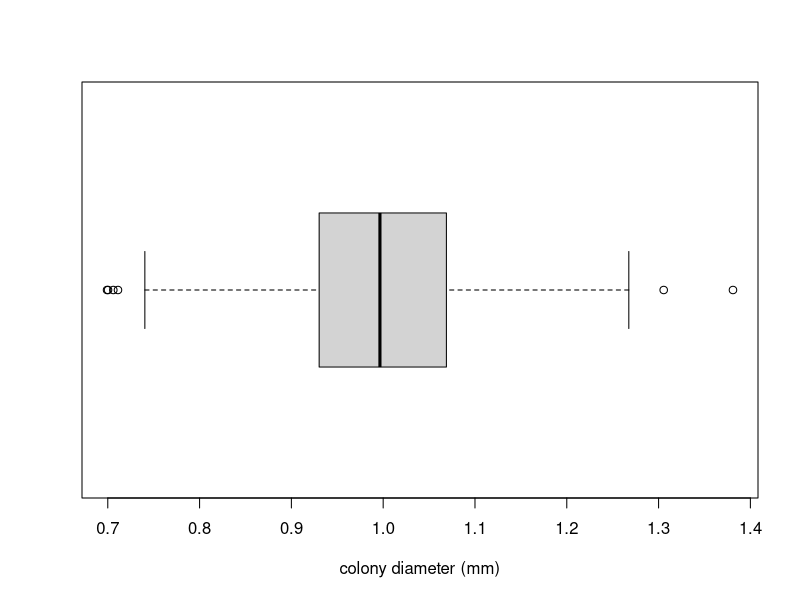
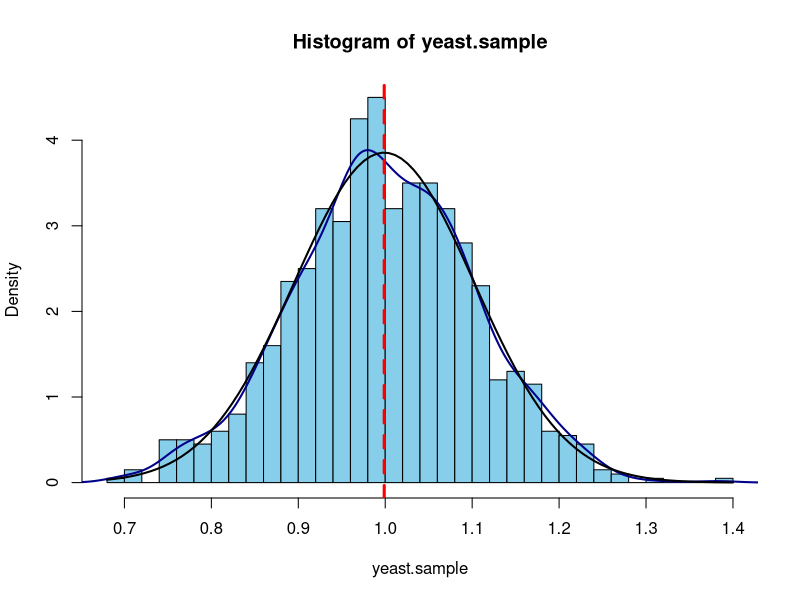
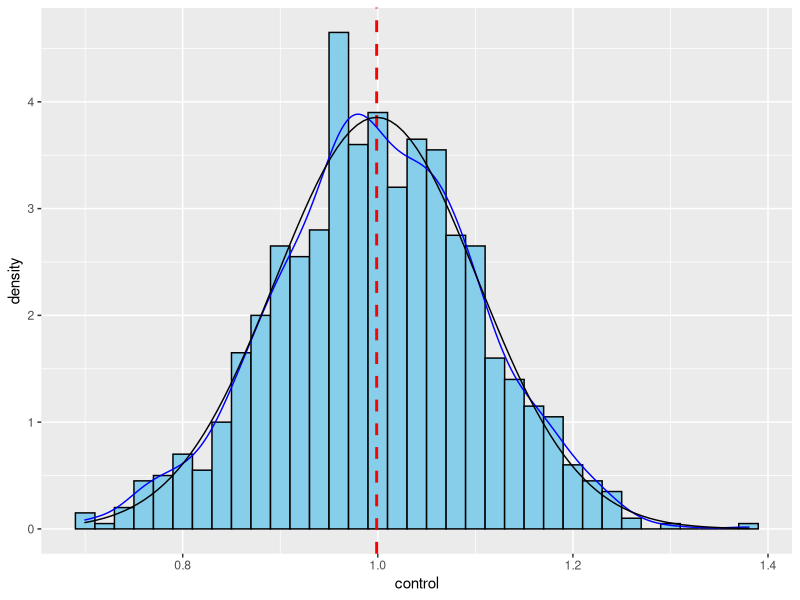
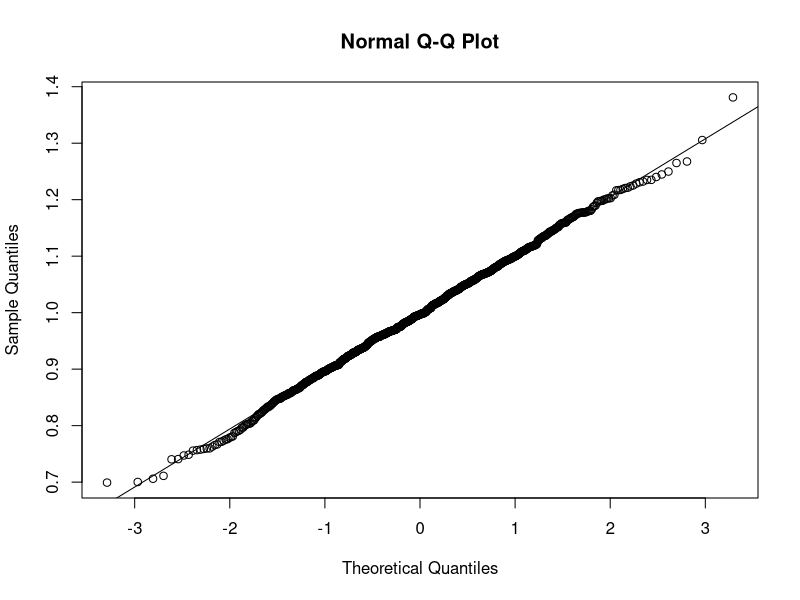

Source code (R) for these figures, in order:
## ---- chunk 1
knitr::opts_chunk$set(echo = TRUE, error = TRUE)
library(ggplot2)
library(gmodels)
# remove "error = TRUE" to make knitr halt on errors
# (do this when you are ready to check if your code will knit without errors)
## ---- chunk 2
set.seed(1)
n=1000
yeast.sample = rnorm(n, 1, 0.1)
y.mean = mean(yeast.sample)
y.sd = sd(yeast.sample)
c(y.mean,y.sd)
summary(yeast.sample)
boxplot(yeast.sample, horizontal = TRUE, xlab = "colony diameter (mm)")
## ---- chunk 3
# by hand
SEM = y.sd/sqrt(n)
SEM
Q = qnorm(0.975)
c(y.mean - Q*SEM, y.mean + Q*SEM)

# using gmodels package
ci(yeast.sample)


# SEM is the sample estimator for the population mean and is SD/sqrt(sample size)
# 95%CI is an interval within which we expect the true mean of the population to fall 95% of the time. 
# It is the the sample mean +/- Q*SEM, where Q = the 97.5th quantile of the data (z_{1-alpha/2}, alpha = 0.05)
## ---- chunk 4
# histograms

# base R
hist(yeast.sample, prob=TRUE, col="skyblue", breaks=40)
lines(density(yeast.sample), col="darkblue", lwd=2)
curve(dnorm(x, mean=y.mean, sd=y.sd), 
      lwd=2, add=TRUE, yaxt="n")
abline(v=y.mean, col="red", lwd=3, lty=2)

# ggplot
yeast.sample.df = data.frame(control = yeast.sample)

ggplot(yeast.sample.df, aes(x=control)) +
  geom_histogram(aes(y = ..density..), 
                 color = "black", fill = "skyblue", binwidth=0.02) +
  geom_vline(xintercept = y.mean, linetype="dashed",
             color = "red", size=1) +
geom_line(aes(y = ..density..), 
            stat = 'density', col="blue") +
  stat_function(fun = dnorm,
                args = list(mean = y.mean,
                            sd = y.sd),
                col = "black")

# qqplot
qqnorm(yeast.sample)
qqline(yeast.sample)
## ---- chunk 5
pnorm(1.07, mean= y.mean, sd = y.sd) - pnorm(0.93, mean= y.mean, sd = y.sd)
## ---- chunk 6
pnorm(y.mean - y.sd, y.mean, y.sd) + pnorm(y.mean + y.sd, y.mean, y.sd, lower.tail=FALSE)
## ---- chunk 7
c(qnorm(0.1,y.mean,y.sd),qnorm(0.9,y.mean,y.sd))
## ---- chunk 8
# your answer here

# probabilities
p.hpv = 0.18
p.chl = 0.02
p.hpv.chl = 0.03

p.hpv.tot = p.hpv + p.hpv.chl
p.chl.tot = p.chl + p.hpv.chl
p.hpv.tot
p.chl.tot
## ---- chunk 9
# your answer here

# conditional probability
# P(Ch | HPV) = P(Ch AND HPV) / P(HPV)

p.chl.given.hpv = p.hpv.chl / p.hpv.tot
p.chl.given.hpv
## ---- chunk 10
# your answer here

# conditional probability
# P(HPV | Ch) = P(Ch AND HPV) / P(Ch)

p.hpv.given.chl = p.hpv.chl / p.chl.tot
p.hpv.given.chl
## ---- chunk 11
# your answer here

# P(HPV OR Chlamydia) = P(HPV) + P(Chlamydia) - P(HPV AND Chlamydia)
p.hpv.tot + p.chl.tot - p.hpv.chl

# this is the same as adding up the original numbers
p.hpv + p.chl + p.hpv.chl
## ---- chunk 12
# your answer here

# Independence: P(HPV AND Chlamydia) = P(HPV) * P(Chlamydia)
indep.test = p.hpv.tot * p.chl.tot
indep.test
indep.test == p.hpv.chl

# No - the joint probability is not the product of the individual probabilities.
## ---- chunk 13
# Allele frequencies
A1 = 0.82
A2 = 0.06
A3 = 0.05
A4 = 0.04
A5 = 0.03

# Probability of either A2 or A5 = ?

# P(A2 OR A5) = P(A2) + P(A5)
A2 + A5
## ---- chunk 14
# P(A3 AND A3) = P(A3)*P(A3)
A3*A3
## ---- chunk 15
# P(not (A3 AND A3)) = 1 - P(A3 AND A3)
1 - A3^2
## ---- chunk 16
# P(A1 AND A4) = 2 * P(A1)*P(A4)  # since can inherit A1,A4 or A4,A1
2*A1*A4
## ---- chunk 17
# P(A1,A1) = P(A1)*P(A1)          # prob of carrying two A1 alleles
# P(! (A1,A1)) = 1 - P(A1)*P(A1)  # prob of NOT having two A1 alleles

# P(2 individuals are NOT A1,A1) = (1 - P(A1)*P(A1)) * (1 - P(A1)*P(A1))
(1-A1*A1)^2
## ---- chunk 18
# P(A3 or A4) = P(A3) + P(A4)        # prob of an allele being A3 or A4
# P(! (A3 or A4)) = 1 - P(A3 or A4)  # prob of an allele not being A3 or A4

# P(neither of 2 alleles is A3 or A4) = [ 1 - P(A3 or A4) ]^2
# P(3 people have no A3 or A4 alleles) = [ [ 1 - P(A3 or A4) ]^2 ]^3
p3or4 = A3 + A4
pNOT3or4 = 1 - p3or4
pNOT3or4^6 # 3 invididuals * 2 alleles each

## ---- chunk 19
Pr=list()
Pr$a=0.95
Pr$A=0.05

Pr$aa = Pr$a * Pr$a
Pr$aa
## ---- chunk 20
Pr$aa_aa = Pr$aa * Pr$aa
Pr$aa_aa
## ---- chunk 21
# first calculate probability that one individual is heterozygous
# Aa (mother A, father a) and aA (mother a, father A) are the same, so multiply by 2
Pr$Aa = Pr$A * Pr$a + Pr$a * Pr$A
Pr$Aa

# probability that both parents are heterozygous
Pr$Aa_Aa = Pr$Aa * Pr$Aa
Pr$Aa_Aa        
## ---- chunk 22
# conditional probability that Aa x Aa -> Aa
Pr$Caa.FAa_MAa = 0.25
Pr$Caa.FAa_MAa
## ---- chunk 23
# probabilities of each allele combination in the parents
Pr$AA = Pr$A * Pr$A # P(AA)
Pr$Aa = Pr$A * Pr$a # P(Aa)
Pr$aA = Pr$a * Pr$A # P(aA)
Pr$aa = Pr$a * Pr$a # P(aa)

Pr$AA
Pr$Aa
Pr$aA
Pr$AA
## ---- chunk 24
# priors for each combination of parental alleles
Pr$Faa_Maa = Pr$aa * Pr$aa
Pr$FAa_Maa = Pr$Aa * Pr$aa
Pr$FAA_Maa = Pr$AA * Pr$aa
Pr$Faa_MAa = Pr$aa * Pr$Aa
Pr$FAa_MAa = Pr$Aa * Pr$Aa
Pr$FAA_MAa = Pr$AA * Pr$Aa
Pr$Faa_MAA = Pr$aa * Pr$AA
Pr$FAa_MAA = Pr$Aa * Pr$AA
Pr$FAA_MAA = Pr$AA * Pr$AA

Pr$Faa_Maa
Pr$FAa_Maa
Pr$FAA_Maa
Pr$Faa_MAa
Pr$FAa_MAa
Pr$FAA_MAa
Pr$Faa_MAA
Pr$FAa_MAA
Pr$FAA_MAA
## ---- chunk 25
# individual likelihoods (think Punnett square)
Pr$Caa.Faa_Maa = 1
Pr$Caa.FAa_Maa = 0.5
Pr$Caa.FAA_Maa = 0
Pr$Caa.Faa_MAa = 0.5
Pr$Caa.FAa_MAa = 0.25
Pr$Caa.FAA_MAa = 0
Pr$Caa.Faa_MAA = 0
Pr$Caa.FAa_MAA = 0
Pr$Caa.FAA_MAA = 0
## ---- chunk 26
# total probability P(C_Aa)
Pr$Caa = Pr$Caa.Faa_Maa * (Pr$aa * Pr$aa) +
         Pr$Caa.FAa_Maa * (Pr$Aa * Pr$aa) +
         Pr$Caa.FAA_Maa * (Pr$AA * Pr$aa) +
         Pr$Caa.Faa_MAa * (Pr$aa * Pr$Aa) +
         Pr$Caa.FAa_MAa * (Pr$Aa * Pr$Aa) +
         Pr$Caa.FAA_MAa * (Pr$AA * Pr$Aa) +
         Pr$Caa.Faa_MAA * (Pr$aa * Pr$AA) +
         Pr$Caa.FAa_MAA * (Pr$Aa * Pr$AA) +
         Pr$Caa.FAA_MAA * (Pr$AA * Pr$AA)

Pr$Caa
## ---- chunk 27
# Posterior probability of P(F_Aa, M_Aa | C_Aa):
Pr$FAa_MAa.Caa = Pr$Caa.FAa_MAa * (Pr$Aa * Pr$Aa) / Pr$Caa
Pr$FAa_MAa.Caa
## ---- chunk 28
Pr$Faa_Maa.Caa = Pr$Caa.Faa_Maa * Pr$Faa_Maa / Pr$Caa
Pr$Faa_Maa.Caa
